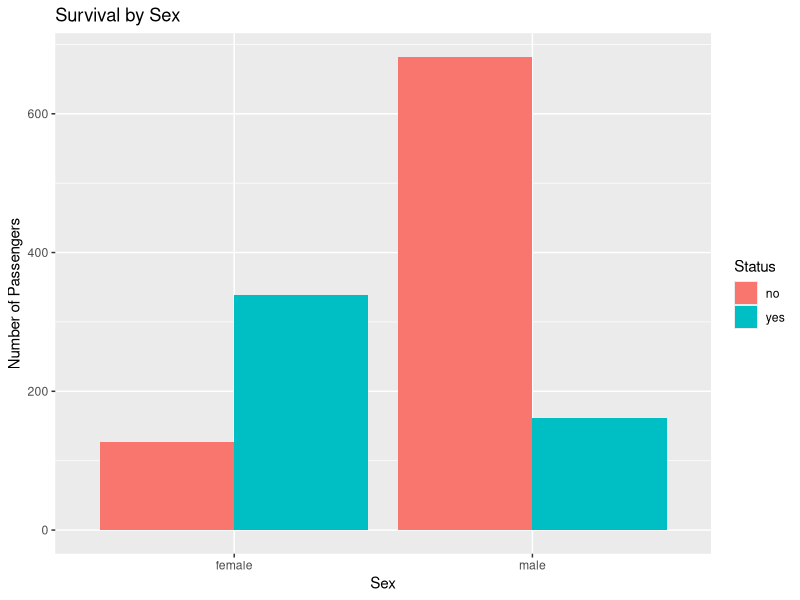
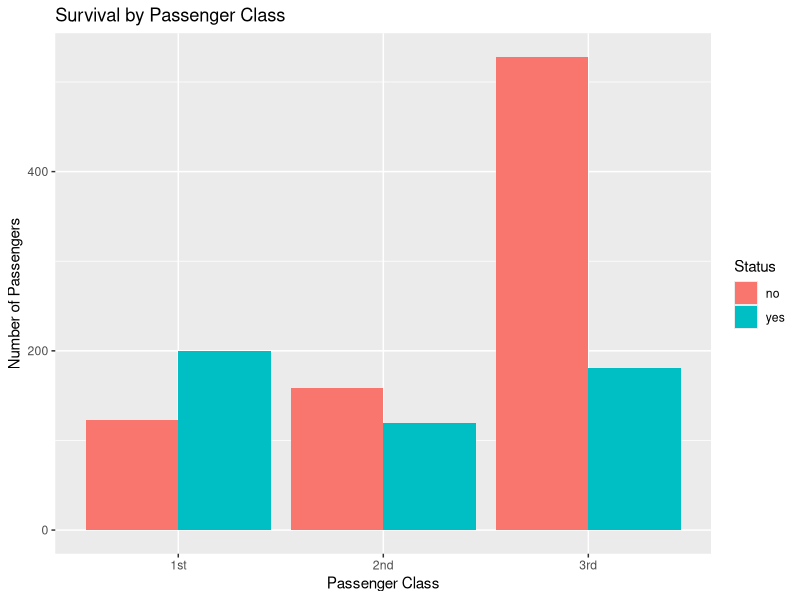
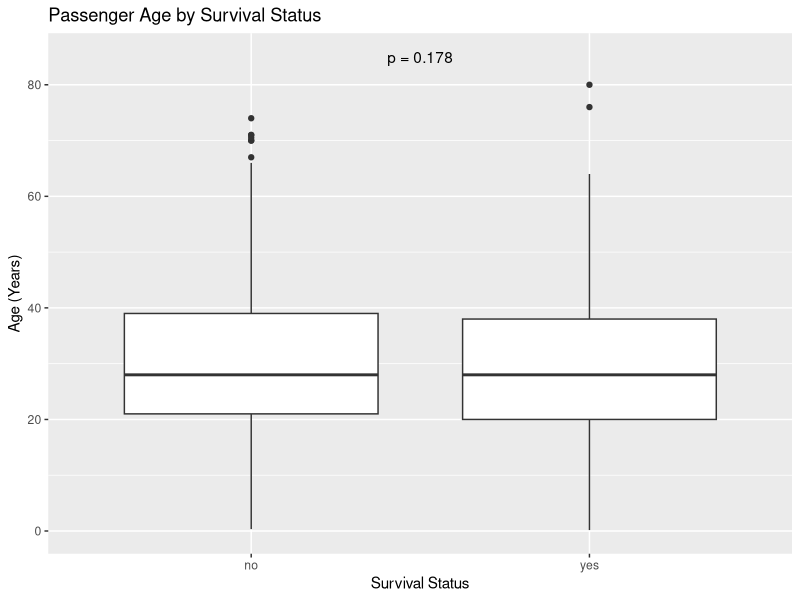

The R source for these figures, in order:
## ---- chunk 1
library(ggplot2)
library(carData)
data("TitanicSurvival")
## ---- chunk 2
summary(TitanicSurvival)
## ---- chunk 3
head(TitanicSurvival)
## ---- chunk 4
ggplot(TitanicSurvival, aes(x = sex, fill = survived)) +
  geom_bar(position = "dodge") +
  labs(title = "Survival by Sex",
       x = "Sex",
       y = "Number of Passengers",
       fill = "Status")
## ---- chunk 5
ggplot(TitanicSurvival, aes(x = passengerClass, fill = survived)) +
  geom_bar(position = "dodge") +
  labs(title = "Survival by Passenger Class",
       x = "Passenger Class",
       y = "Number of Passengers",
       fill = "Status")
## ---- chunk 6
# Extracst age data for each group
# Removes missing values
age_survived <- na.omit(TitanicSurvival$age[TitanicSurvival$survived == "yes"])
age_died <- na.omit(TitanicSurvival$age[TitanicSurvival$survived == "no"])

# Shapiro-Wilk test for normality
shapiro.test(age_survived)
shapiro.test(age_died)
## ---- chunk 7
wilcox.test(age ~ survived, data = TitanicSurvival)
## ---- chunk 8
ggplot(TitanicSurvival, aes(x = survived, y = age)) +
  geom_boxplot() +
  annotate("text", x = 1.5, y = 85, label = "p = 0.178") +
  labs(title = "Passenger Age by Survival Status",
       x = "Survival Status",
       y = "Age (Years)")
